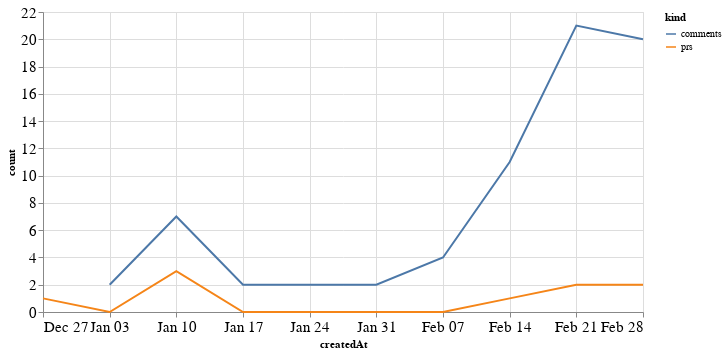

The notebook cell this image was saved under:
### Code cell
alt.Chart(total_time, width=600).mark_line().encode(
    x='createdAt',
    y='count',
    color='kind'
)

### Figure 1 — Vega-Lite specification as saved in the notebook (floating-point values rounded to 4 significant figures)
{"config": {"axisLeft": {"labelFontSize": 15}, "axisBottom": {"labelFontSize": 15}}, "data": {"name": "data-f54f1f7ffba55da8e4737153492a8532"}, "mark": "line", "encoding": {"color": {"type": "nominal", "field": "kind"}, "x": {"type": "temporal", "field": "createdAt"}, "y": {"type": "quantitative", "field": "count"}}, "width": 600, "$schema": "https://vega.github.io/schema/vega-lite/v4.8.1.json", "datasets": {"data-f54f1f7ffba55da8e4737153492a8532": [{"createdAt": "2020-12-27T00:00:00", "kind": "prs", "count": 1.0}, {"createdAt": "2021-01-03T00:00:00", "kind": "prs", "count": 0.0}, {"createdAt": "2021-01-10T00:00:00", "kind": "prs", "count": 3.0}, {"createdAt": "2021-01-17T00:00:00", "kind": "prs", "count": 0.0}, {"createdAt": "2021-01-24T00:00:00", "kind": "prs", "count": 0.0}, {"createdAt": "2021-01-31T00:00:00", "kind": "prs", "count": 0.0}, {"createdAt": "2021-02-07T00:00:00", "kind": "prs", "count": 0.0}, {"createdAt": "2021-02-14T00:00:00", "kind": "prs", "count": 1.0}, {"createdAt": "2021-02-21T00:00:00", "kind": "prs", "count": 2.0}, {"createdAt": "2021-02-28T00:00:00", "kind": "prs", "count": 2.0}, {"createdAt": "2020-12-27T00:00:00", "kind": "comments", "count": null}, {"createdAt": "2021-01-03T00:00:00", "kind": "comments", "count": 2.0}, {"createdAt": "2021-01-10T00:00:00", "kind": "comments", "count": 7.0}, {"createdAt": "2021-01-17T00:00:00", "kind": "comments", "count": 2.0}, {"createdAt": "2021-01-24T00:00:00", "kind": "comments", "count": 2.0}, {"createdAt": "2021-01-31T00:00:00", "kind": "comments", "count": 2.0}, {"createdAt": "2021-02-07T00:00:00", "kind": "comments", "count": 4.0}, {"createdAt": "2021-02-14T00:00:00", "kind": "comments", "count": 11.0}, {"createdAt": "2021-02-21T00:00:00", "kind": "comments", "count": 21.0}, {"createdAt": "2021-02-28T00:00:00", "kind": "comments", "count": 20.0}]}}
